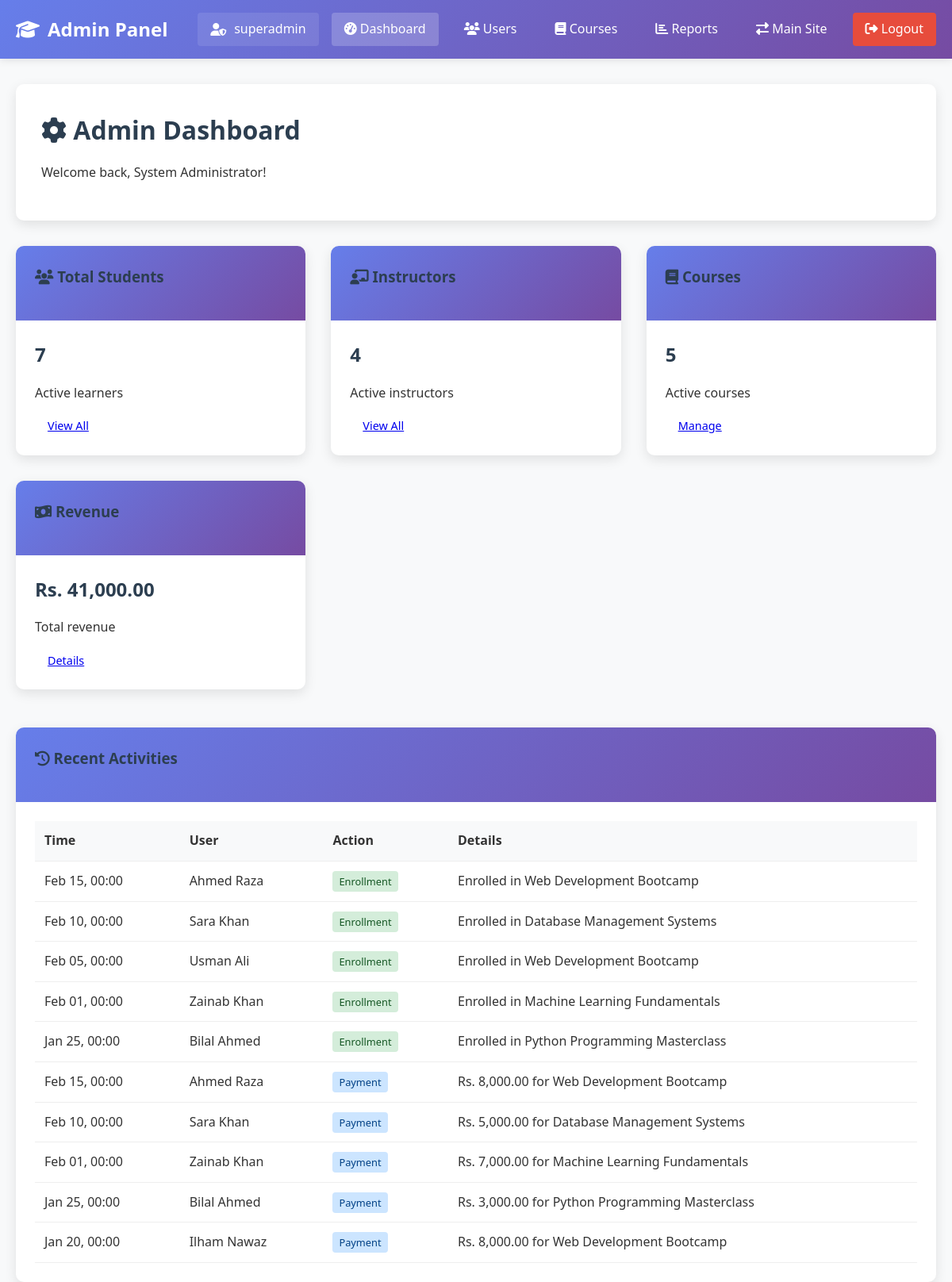
The page /admin/index.php (signed in) on the database its author committed.
### tables this page shows
CREATE TABLE enrollment (
    Enroll_ID INT PRIMARY KEY AUTO_INCREMENT,
    FK_Student_ID INT NOT NULL,
    FK_Course_ID INT NOT NULL,
    Enroll_Date DATE,
    Completion_Date DATE NULL,
    Progress_Percentage INT DEFAULT 0,
    Status ENUM('active', 'completed', 'dropped', 'pending') DEFAULT 'active',
    FOREIGN KEY (FK_Student_ID) REFERENCES student(Student_ID) ON DELETE CASCADE,
    FOREIGN KEY (FK_Course_ID) REFERENCES course(Course_ID) ON DELETE CASCADE,
    UNIQUE KEY unique_enrollment (FK_Student_ID, FK_Course_ID)
);

CREATE TABLE student (
    Student_ID INT PRIMARY KEY AUTO_INCREMENT,
    Name VARCHAR(50) NOT NULL,
    Email VARCHAR(50) UNIQUE NOT NULL,
    Phone VARCHAR(20),
    Password VARCHAR(255) NOT NULL,
    Date_of_Birth DATE,
    Address TEXT,
    Profile_Image VARCHAR(255),
    Registration_Date TIMESTAMP DEFAULT CURRENT_TIMESTAMP,
    Status ENUM('active', 'inactive', 'suspended') DEFAULT 'active',
    Last_Login TIMESTAMP NULL
);

CREATE TABLE course (
    Course_ID INT PRIMARY KEY AUTO_INCREMENT,
    Title VARCHAR(100) NOT NULL,
    Description TEXT,
    Category VARCHAR(50),
    Level ENUM('Beginner', 'Intermediate', 'Advanced') DEFAULT 'Beginner',
    Price DECIMAL(10,2) DEFAULT 0.00,
    Duration INT COMMENT 'Duration in hours',
    Thumbnail VARCHAR(255),
    FK_Instructor_ID INT,
    Created_Date TIMESTAMP DEFAULT CURRENT_TIMESTAMP,
    Updated_Date TIMESTAMP DEFAULT CURRENT_TIMESTAMP ON UPDATE CURRENT_TIMESTAMP,
    Status ENUM('active', 'draft', 'archived') DEFAULT 'draft',
    FOREIGN KEY (FK_Instructor_ID) REFERENCES instructor(Instructor_ID) ON DELETE SET NULL
);

CREATE TABLE payment (
    Payment_ID INT PRIMARY KEY AUTO_INCREMENT,
    FK_Student_ID INT NOT NULL,
    FK_Course_ID INT NOT NULL,
    Amount DECIMAL(10,2) NOT NULL,
    Date DATE,
    Method ENUM('Credit Card', 'Debit Card', 'Bank Transfer', 'EasyPaisa', 'JazzCash', 'Cash') DEFAULT 'Credit Card',
    Status ENUM('pending', 'completed', 'failed', 'refunded') DEFAULT 'pending',
    Transaction_ID VARCHAR(100) UNIQUE,
    Receipt_URL VARCHAR(255),
    FOREIGN KEY (FK_Student_ID) REFERENCES student(Student_ID) ON DELETE CASCADE,
    FOREIGN KEY (FK_Course_ID) REFERENCES course(Course_ID) ON DELETE CASCADE
);

### config.php (called while the page is built, shortened)
<?php
$conn = new mysqli(DB_HOST, DB_USER, DB_PASS, DB_NAME);
$conn->set_charset("utf8mb4");
function isLoggedIn() {
    return isset($_SESSION['user_id']);
}
function getCurrentUser() {
    global $conn;
    $user_id = $_SESSION['user_id'];
    $user_type = $_SESSION['user_type'];
    if ($user_type == 'student') {
        $table = 'STUDENT';
        $id_field = 'Student_ID';
    } elseif ($user_type == 'instructor') {
        $table = 'INSTRUCTOR';
        $id_field = 'Instructor_ID';
    } elseif ($user_type == 'admin') {
        $table = 'ADMIN';
        $id_field = 'Admin_ID';
    } else {
        return null;
    }
    $sql = "SELECT * FROM $table WHERE $id_field = ?";
    $stmt = $conn->prepare($sql);
    $stmt->bind_param("i", $user_id);
    $stmt->execute();
    $result = $stmt->get_result();
    return $result->fetch_assoc();
}
?>

### admin/index.php (the view, shortened to what this page needs)
<?php
require_once '../config.php';
$admin = getCurrentUser();
?>
<!DOCTYPE html>
<html lang="en">
<head>
    <link rel="stylesheet" href="../css/style.css">
    <link rel="stylesheet" href="https://cdnjs.cloudflare.com/ajax/libs/font-awesome/6.4.0/css/all.min.css">
</head>
<body>
    <nav class="navbar">
        <div class="container">
            <a href="index.php" class="logo">
                <i class="fas fa-graduation-cap"></i>
                Admin Panel
            </a>
            <div class="nav-menu">
                <span class="user-greeting">
                    <i class="fas fa-user-shield"></i> <?php echo $admin['Username']; ?>
                </span>
                <a href="index.php" class="active"><i class="fas fa-tachometer-alt"></i> Dashboard</a>
                <a href="manage_users.php"><i class="fas fa-users"></i> Users</a>
                <a href="manage_courses.php"><i class="fas fa-book"></i> Courses</a>
                <a href="reports.php"><i class="fas fa-chart-bar"></i> Reports</a>
                <a href="../dashboard.php"><i class="fas fa-exchange-alt"></i> Main Site</a>
                <a href="../logout.php" class="btn-danger"><i class="fas fa-sign-out-alt"></i> Logout</a>
            </div>
        </div>
    </nav>
    <div class="container">
        <div class="dashboard-header">
            <h1><i class="fas fa-cog"></i> Admin Dashboard</h1>
            <p>Welcome back, <?php echo $admin['Full_Name']; ?>!</p>
        </div>
        <div class="dashboard-grid">
            <?php
            $stats_sql = [
                'students' => "SELECT COUNT(*) as count FROM STUDENT",
                'instructors' => "SELECT COUNT(*) as count FROM INSTRUCTOR WHERE Status = 'active'",
                'courses' => "SELECT COUNT(*) as count FROM COURSE WHERE Status = 'active'",
                'enrollments' => "SELECT COUNT(*) as count FROM ENROLLMENT WHERE Status = 'active'",
                'payments' => "SELECT SUM(Amount) as total FROM PAYMENT WHERE Status = 'completed'",
                'pending_instructors' => "SELECT COUNT(*) as count FROM INSTRUCTOR WHERE Status = 'pending'"
            ];
            $stats = [];
            foreach ($stats_sql as $key => $sql) {
                $result = $conn->query($sql);
                $stats[$key] = $result->fetch_assoc();
            }
            ?>
            <div class="dashboard-card">
                <div class="card-header">
                    <h3><i class="fas fa-users"></i> Total Students</h3>
                </div>
                <div class="card-body">
                    <h2><?php echo $stats['students']['count']; ?></h2>
                    <p>Active learners</p>
                    <a href="manage_users.php?type=student" class="btn-small">View All</a>
                </div>
            </div>
            <div class="dashboard-card">
                <div class="card-header">
                    <h3><i class="fas fa-chalkboard-teacher"></i> Instructors</h3>
                </div>
                <div class="card-body">
                    <h2><?php echo $stats['instructors']['count']; ?></h2>
                    <p>Active instructors</p>
                    <a href="manage_users.php?type=instructor" class="btn-small">View All</a>
                </div>
            </div>
            <div class="dashboard-card">
                <div class="card-header">
                    <h3><i class="fas fa-book"></i> Courses</h3>
                </div>
                <div class="card-body">
                    <h2><?php echo $stats['courses']['count']; ?></h2>
                    <p>Active courses</p>
                    <a href="manage_courses.php" class="btn-small">Manage</a>
                </div>
            </div>
            <div class="dashboard-card">
                <div class="card-header">
                    <h3><i class="fas fa-money-bill-wave"></i> Revenue</h3>
                </div>
                <div class="card-body">
                    <h2>Rs. <?php echo number_format($stats['payments']['total'] ?? 0, 2); ?></h2>
                    <p>Total revenue</p>
                    <a href="reports.php?type=payments" class="btn-small">Details</a>
                </div>
            </div>
        </div>
        <div class="dashboard-card wide">
            <div class="card-header">
                <h3><i class="fas fa-history"></i> Recent Activities</h3>
            </div>
            <div class="card-body">
                <table class="data-table">
                    <thead>
                        <tr>
                            <th>Time</th>
                            <th>User</th>
                            <th>Action</th>
                            <th>Details</th>
                        </tr>
                    </thead>
                    <tbody>
                        <?php
                        $sql = "SELECT e.Enroll_Date, s.Name as StudentName, c.Title as CourseTitle
                               FROM ENROLLMENT e
                               JOIN STUDENT s ON e.FK_Student_ID = s.Student_ID
                               JOIN COURSE c ON e.FK_Course_ID = c.Course_ID
                               ORDER BY e.Enroll_Date DESC LIMIT 5";
                        $result = $conn->query($sql);
                        if ($result->num_rows > 0) {
                            while($row = $result->fetch_assoc()) {
                                echo "<tr>";
                                echo "<td>" . date('M d, H:i', strtotime($row['Enroll_Date'])) . "</td>";
                                echo "<td>" . $row['StudentName'] . "</td>";
                                echo "<td><span class='badge badge-success'>Enrollment</span></td>";
                                echo "<td>Enrolled in " . $row['CourseTitle'] . "</td>";
                                echo "</tr>";
                            }
                        }
                        $sql = "SELECT p.Date, s.Name as StudentName, p.Amount, c.Title as CourseTitle
                               FROM PAYMENT p
                               JOIN STUDENT s ON p.FK_Student_ID = s.Student_ID
                               JOIN COURSE c ON p.FK_Course_ID = c.Course_ID
                               WHERE p.Status = 'completed'
                               ORDER BY p.Date DESC LIMIT 5";
                        $result = $conn->query($sql);
                        if ($result->num_rows > 0) {
                            while($row = $result->fetch_assoc()) {
                                echo "<tr>";
                                echo "<td>" . date('M d, H:i', strtotime($row['Date'])) . "</td>";
                                echo "<td>" . $row['StudentName'] . "</td>";
                                echo "<td><span class='badge badge-primary'>Payment</span></td>";
                                echo "<td>Rs. " . number_format($row['Amount'], 2) . " for " . $row['CourseTitle'] . "</td>";
                                echo "</tr>";
                            }
                        }
                        ?>
                    </tbody>
                </table>
            </div>
        </div>
    </div>
</body>
</html>

### css/style.css (style rules this page uses)
* { margin: 0; padding: 0; box-sizing: border-box; }
body { font-family: 'Segoe UI', Tahoma, Geneva, Verdana, sans-serif; line-height: 1.6; color: #333; background-color: #f8f9fa; }
.container { max-width: 1200px; margin: 0 auto; padding: 0 20px; }
h1, h2, h3, h4 { color: #2c3e50; margin-bottom: 1rem; }
p { margin-bottom: 1rem; }
.navbar { background: linear-gradient(135deg, #667eea 0%, #764ba2 100%); color: white; padding: 1rem 0; box-shadow: 0 2px 10px rgba(0,0,0,0.1); }
.navbar .container { display: flex; justify-content: space-between; align-items: center; }
.logo { font-size: 1.5rem; font-weight: bold; color: white; text-decoration: none; display: flex; align-items: center; gap: 10px; }
.nav-menu { display: flex; gap: 1rem; align-items: center; }
.nav-menu a { color: white; text-decoration: none; padding: 0.5rem 1rem; border-radius: 4px; transition: background 0.3s; }
.nav-menu a.active { background: rgba(255,255,255,0.2); }
.btn-primary, .btn-secondary, .btn-outline, .btn-danger { padding: 0.5rem 1.5rem; border: none; border-radius: 4px; cursor: pointer; text-decoration: none; display: inline-block; transition: all 0.3s; font-weight: 500; }
.btn-danger { background: #e74c3c; color: white; }
.btn-small { padding: 0.25rem 1rem; font-size: 0.9rem; }
.dashboard-header { background: white; padding: 2rem; border-radius: 10px; margin: 2rem 0; box-shadow: 0 5px 15px rgba(0,0,0,0.1); }
.dashboard-grid { display: grid; grid-template-columns: repeat(auto-fit, minmax(300px, 1fr)); gap: 2rem; margin-bottom: 3rem; }
.dashboard-card { background: white; border-radius: 10px; overflow: hidden; box-shadow: 0 5px 15px rgba(0,0,0,0.1); }
.dashboard-card.wide { grid-column: 1 / -1; }
.card-header { background: linear-gradient(135deg, #667eea 0%, #764ba2 100%); color: white; padding: 1.5rem; }
.card-body { padding: 1.5rem; }
.user-greeting { color: white; padding: 0.5rem 1rem; background: rgba(255,255,255,0.1); border-radius: 4px; display: flex; align-items: center; gap: 10px; }

### admin/index.php (style rules this page uses)
.badge { padding: 0.25rem 0.5rem; border-radius: 4px; font-size: 0.8rem; font-weight: 500; }
.badge-success { background: #d4edda; color: #155724; }
.badge-primary { background: #cce5ff; color: #004085; }
.data-table { width: 100%; border-collapse: collapse; }
.data-table th, .data-table td { padding: 0.75rem; text-align: left; border-bottom: 1px solid #eee; }
.data-table th { background: #f8f9fa; font-weight: 600; }

### rows shown on the page
enrollment: Enroll_Date "Feb 15, 00:00", FK_Student_ID.Name "Ahmed Raza", FK_Course_ID.Title "Web Development Bootcamp"
enrollment: Enroll_Date "Feb 10, 00:00", FK_Student_ID.Name "Sara Khan", FK_Course_ID.Title "Database Management Systems"
enrollment: Enroll_Date "Feb 05, 00:00", FK_Student_ID.Name "Usman Ali", FK_Course_ID.Title "Web Development Bootcamp"
enrollment: Enroll_Date "Feb 01, 00:00", FK_Student_ID.Name "Zainab Khan", FK_Course_ID.Title "Machine Learning Fundamentals"
enrollment: Enroll_Date "Jan 25, 00:00", FK_Student_ID.Name "Bilal Ahmed", FK_Course_ID.Title "Python Programming Masterclass"
payment: Date "Feb 15, 00:00", FK_Student_ID.Name "Ahmed Raza", Amount "8,000.00", FK_Course_ID.Title "Web Development Bootcamp"
payment: Date "Feb 10, 00:00", FK_Student_ID.Name "Sara Khan", Amount "5,000.00", FK_Course_ID.Title "Database Management Systems"
payment: Date "Feb 01, 00:00", FK_Student_ID.Name "Zainab Khan", Amount "7,000.00", FK_Course_ID.Title "Machine Learning Fundamentals"
payment: Date "Jan 25, 00:00", FK_Student_ID.Name "Bilal Ahmed", Amount "3,000.00", FK_Course_ID.Title "Python Programming Masterclass"
payment: Date "Jan 20, 00:00", FK_Student_ID.Name "Ilham Nawaz", Amount "8,000.00", FK_Course_ID.Title "Web Development Bootcamp"

### other values the page prints
$admin['Username'] "superadmin"
$admin['Full_Name'] "System Administrator"
$stats['students']['count'] "7"
$stats['instructors']['count'] "4"
$stats['courses']['count'] "5"
$stats['payments']['total'] "41,000.00"
